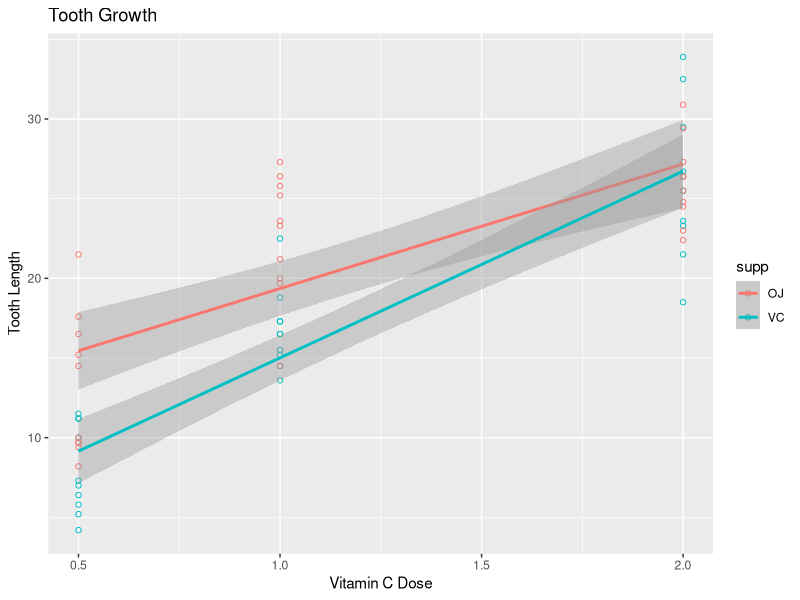

Recreate this plot in R. (Note: this script raises an error after producing the figure.)
## ---- chunk 1
library(datasets)
str(ToothGrowth)
unique(ToothGrowth$dose)
suppressWarnings(library(ggplot2)); ggplot(ToothGrowth, aes(x = dose, y = len, color = supp)) + 
    geom_point(shape = 1) + geom_smooth(method=lm) +  ylab("Tooth Length") + xlab("Vitamin C Dose") + ggtitle("Tooth Growth")
## ---- chunk 2
summary(ToothGrowth)
## ---- chunk 3
t.test(len ~ dose, paired= FALSE, var.equal = FALSE, data = ToothGrowth[ToothGrowth$dose %in% c(0.5,1),])$conf.int
t.test(len ~ dose, paired= FALSE, var.equal = FALSE, data = ToothGrowth[ToothGrowth$dose %in% c(1,2),])$conf.int
t.test(len ~ dose, paired= FALSE, var.equal = FALSE, data = ToothGrowth[ToothGrowth$dose %in% c(0.5,2),])$conf.int

## ---- chunk 4
t.test(len ~ supp, paired= FALSE, var.equal = FALSE, data = ToothGrowth[ToothGrowth$dose==0.5,])$conf.int
t.test(len ~ supp, paired= FALSE, var.equal = FALSE, data = ToothGrowth[ToothGrowth$dose==1,])$conf.int
t.test(len ~ supp, paired= FALSE, var.equal = FALSE, data = ToothGrowth[ToothGrowth$dose==2,])$conf.int
